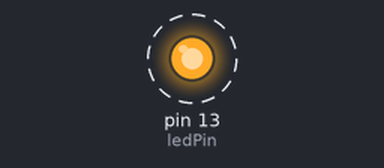
The sketch below on a simulated Arduino Uno, built with avr-gcc and run on an emulated ATmega328P. On the bench: output pins drawn as LEDs (lit = HIGH). Dashed ring = blinking.

Above: at 0.5 s.
Timing chart, 0 to 4.6 s (numbered marks = the images above):
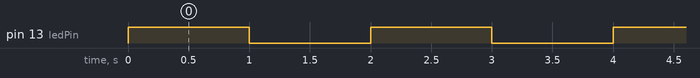

Measured:
- by itself, pin 13 (ledPin): alternates HIGH for 1.0 s and LOW for 1.0 s

The sketch:

lchika.ino
```cpp
const int ledPin = LED_BUILTIN;

void setup() {
  pinMode(ledPin,OUTPUT);
}

void loop() {
  if(millis()%2000 < 1000){
    digitalWrite(ledPin, HIGH);
  }else{
    digitalWrite(ledPin,LOW);
  }
}

// 最大2093056バイトのフラッシュメモリのうち、スケッチが311764バイト（14%）を使っています。
// 最大262144バイトのRAMのうち、グローバル変数が70808バイト（27%）を使っていて、ローカル変数で191336バイト使うことができます。
// Resetting /dev/ttyACM0
// Converting to uf2, output size: 659968, start address: 0x2000
// Scanning for RP2040 devices
// No drive to deploy.
// Failed uploading: uploading error: exit status 1
```
